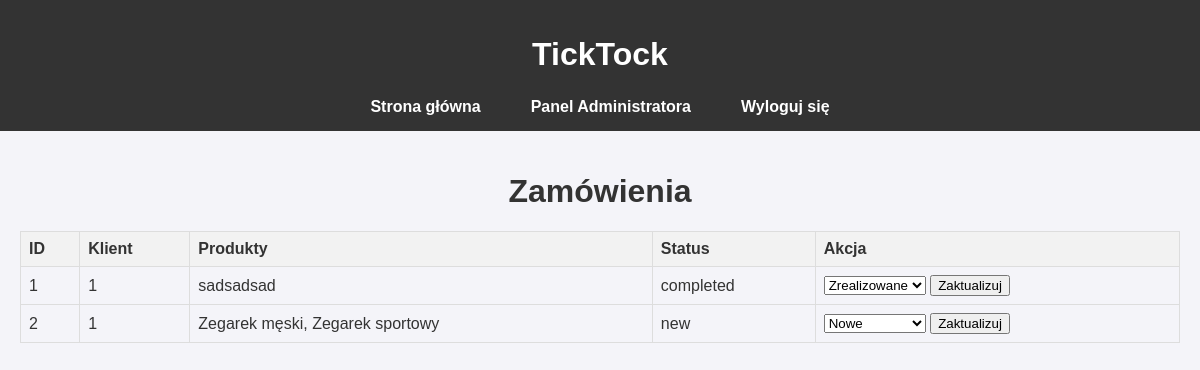
Page /admin_orders.php (signed in) on the earlier database version.
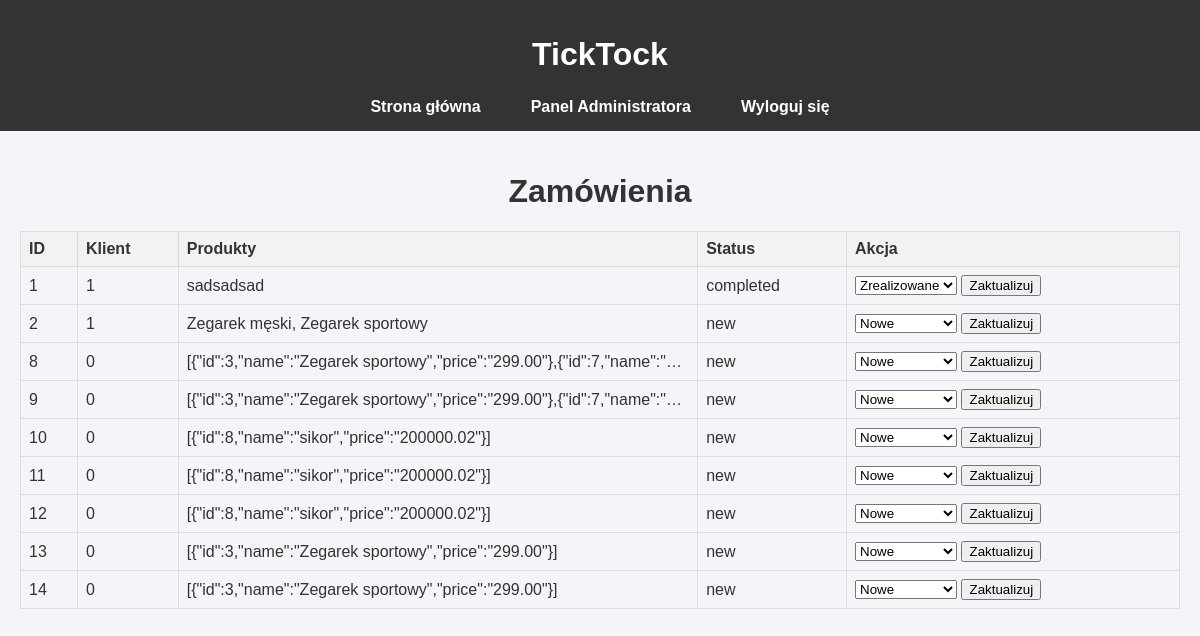
Same page on the later database version.
### tables this page shows
CREATE TABLE `orders` (
  `id` int(11) NOT NULL,
  `first_name` varchar(255) NOT NULL,
  `last_name` varchar(255) NOT NULL,
  `address` text NOT NULL,
  `phone` varchar(15) NOT NULL,
  `customer_id` int(11) NOT NULL,
  `products` text NOT NULL,
  `total_price` decimal(10,2) NOT NULL,
  `status` enum('new','processing','completed','cancelled') DEFAULT 'new',
  `payment_method` enum('credit_card','paypal','bank_transfer') DEFAULT 'credit_card',
  `delivery_date` date DEFAULT NULL,
  `created_at` timestamp NOT NULL DEFAULT current_timestamp()
);

### admin_orders.php (the view, shortened to what this page needs)
<?php
require 'header.php';
$stmt = $pdo->prepare("SELECT * FROM orders");
$stmt->execute();
$orders = $stmt->fetchAll(PDO::FETCH_ASSOC);
?>
<!DOCTYPE html>
<html lang="pl">
<head>
</head>
<body>
    <h1>Zamówienia</h1>
    <table>
        <tr>
            <th>ID</th>
            <th>Klient</th>
            <th>Produkty</th>
            <th>Status</th>
            <th>Akcja</th>
        </tr>
        <?php foreach ($orders as $order): ?>
        <tr>
            <td><?= htmlspecialchars($order['id']) ?></td>
            <td><?= htmlspecialchars($order['customer_id']) ?></td>
            <td><?= htmlspecialchars($order['products']) ?></td>
            <td><?= htmlspecialchars($order['status']) ?></td>
            <td>
                <form method="POST" action="">
                    <select name="status">
                        <option value="new" <?= $order['status'] == 'new' ? 'selected' : '' ?>>Nowe</option>
                        <option value="completed" <?= $order['status'] == 'completed' ? 'selected' : '' ?>>Zrealizowane</option>
                    </select>
                    <button type="submit">Zaktualizuj</button>
                </form>
            </td>
        </tr>
        <?php endforeach; ?>
    </table>
</body>
</html>

### header.php (shortened to what this page needs)
<!DOCTYPE html>
<html lang="pl">
<head>
    <link rel="stylesheet" href="styles.css">
</head>
<body>
<header>
    <h1>TickTock</h1>
    <nav>
        <ul>
            <li><a href="index.php">Strona główna</a></li>
            <?php if (isset($_SESSION['is_admin']) && $_SESSION['is_admin']): ?>
                <li><a href="admin_panel.php">Panel Administratora</a></li>
            <?php endif; ?>
            <?php if (isset($_SESSION['username'])): ?>
                <li><a href="logout.php">Wyloguj się</a></li>
            <?php else: ?>
                <li><a href="login.php">Zaloguj się</a></li>
                <li><a href="register.php">Rejestracja</a></li>
            <?php endif; ?>
        </ul>
    </nav>
</header>
<main>

### styles.css (style rules this page uses)
body { font-family: 'Arial', sans-serif; margin: 0; padding: 0; background-color: #f4f4f9; color: #333; display: flex; flex-direction: column; min-height: 100vh; }
header, footer { background-color: #333; color: white; text-align: center; padding: 15px 0; }
header h1, footer p { margin-bottom: 25px; text-align: center; }
nav ul { list-style: none; padding: 0; margin: 0; display: flex; justify-content: center; gap: 20px; }
nav ul li a { color: white; text-decoration: none; font-weight: bold; padding: 10px 15px; transition: background-color 0.3s; border-radius: 5px; }
main { flex: 1; display: flex; flex-direction: column; align-items: center; padding: 20px; }
table { width: 100%; border-collapse: collapse; }
th, td { padding: 8px; text-align: left; border: 1px solid #ddd; }
td:nth-child(3) { max-width: 300px; overflow: hidden; text-overflow: ellipsis; white-space: nowrap; }

### admin_orders.php (style rules this page uses)
table { width: 100%; border-collapse: collapse; }
th, td { border: 1px solid #ddd; padding: 8px; text-align: left; }
th { background-color: #f2f2f2; }

Differences in the rows shown:
added orders: id "8", customer "0", products "[{\"id\":3,\"name\":\"Zegarek sportowy\",\"price\":\"299.00\"},{\"id\":7,\"name\":\"…", status "new", status "Nowe"
added orders: id "9", customer "0", products "[{\"id\":3,\"name\":\"Zegarek sportowy\",\"price\":\"299.00\"},{\"id\":7,\"name\":\"…", status "new", status "Nowe"
added orders: id "10", customer "0", products "[{\"id\":8,\"name\":\"sikor\",\"price\":\"200000.02\"}]", status "new", status "Nowe"
added orders: id "11", customer "0", products "[{\"id\":8,\"name\":\"sikor\",\"price\":\"200000.02\"}]", status "new", status "Nowe"
added orders: id "12", customer "0", products "[{\"id\":8,\"name\":\"sikor\",\"price\":\"200000.02\"}]", status "new", status "Nowe"
added orders: id "13", customer "0", products "[{\"id\":3,\"name\":\"Zegarek sportowy\",\"price\":\"299.00\"}]", status "new", status "Nowe"
added orders: id "14", customer "0", products "[{\"id\":3,\"name\":\"Zegarek sportowy\",\"price\":\"299.00\"}]", status "new", status "Nowe"
